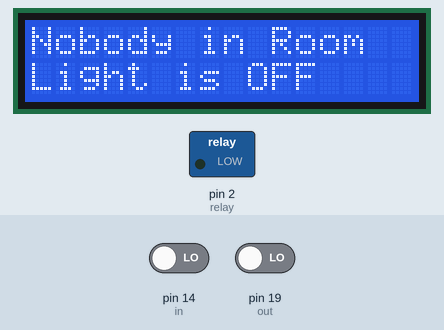
Simulated run of this sketch. Board: Arduino Uno, built with avr-gcc and run on an emulated ATmega328P. Shown: 16×2 character LCD, switched loads named in the sketch (green lamp = pin HIGH). The inputs (shaded band) are chosen by the test bench; at power-on: pin 14 (in) LOW, pin 19 (out) LOW.

Above: at 3.2 s.
3.3 s: pin 14 (in) driven HIGH
At 4.1 s:
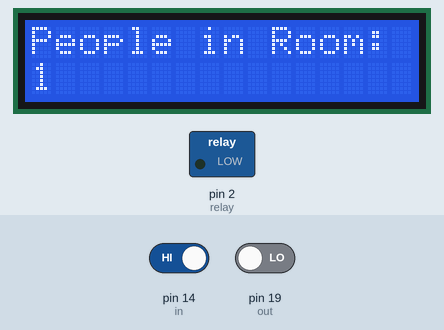
At 5.1 s:
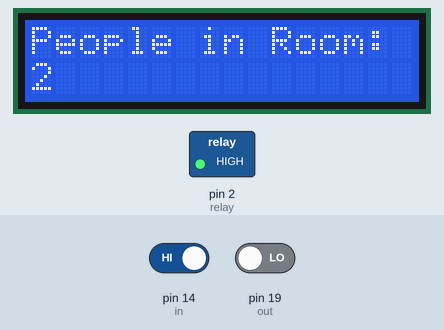
Timing chart, 0 to 6.6 s (numbered marks = the images above; inputs shaded):
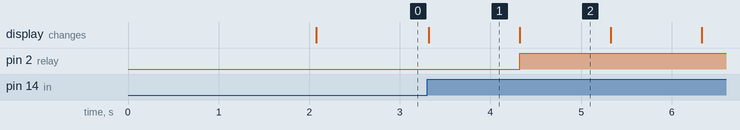

Measured:
- after the input at 3.3 s, pin 2 (relay): LOW → HIGH after 1.0 s; the display: changes at once (image 1)
- what the display in image 1 shows lasts 1.0 s, from 3.3 s to 4.3 s

The sketch:

Project1.ino
```cpp
// Automatic Room Light Controller with bidirectional visitor counter
// Project 1 Electronics
// Code by Rifaque

#include<LiquidCrystal.h>
LiquidCrystal lcd(13,12,11,10,9,8);

#define in 14 //IR sensor for enter
#define out 19 //IR sensor for exit
#define relay 2

int count = 0; //number of people in the room

void IN()
{
  count++;
  lcd.clear();
  lcd.print("People in Room:");
  lcd.setCursor(0,1);
  lcd.print(count);
  delay(1000);
}

void OUT()
{
  count--;
  lcd.clear();
  lcd.print("People in Room:");
  lcd.setCursor(0,1);
  lcd.print(count);
  delay(1000);
}

void setup()
{
  lcd.begin(16,2);
  lcd.print("Visitor Counter");
  delay(2000);
  pinMode(in, INPUT);
  pinMode(out, INPUT);
  pinMode(relay, OUTPUT);
  lcd.clear();
  lcd.print("People in Room:");
  lcd.setCursor(0,1);
  lcd.print(count);
}

void loop()
{
  if(digitalRead(in))
  IN();
  if(digitalRead(out))
  OUT();

  if(count<=0)
  {
    lcd.clear();
    digitalWrite(relay, LOW);
    lcd.clear();
    lcd.print("Nobody in Room");
    lcd.setCursor(0,1);
    lcd.print("Light is OFF");
    delay(200);
  }
  else
    digitalWrite(relay,HIGH);
}
```
